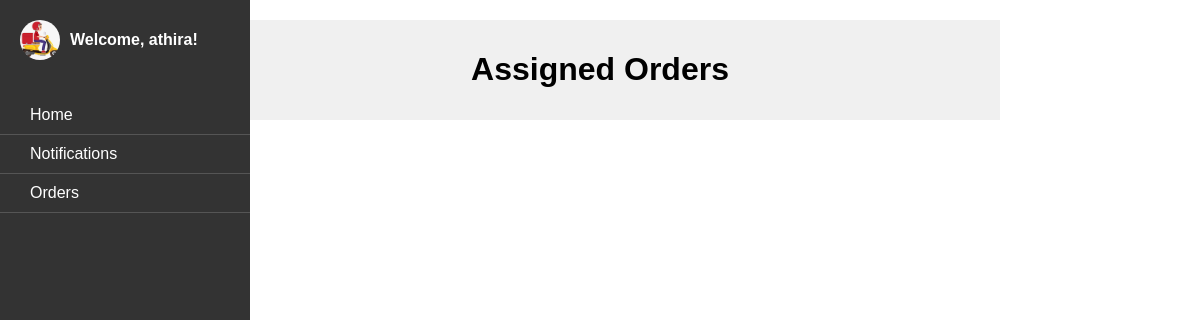
The page /assigned_orders/ (signed in) on the database as committed earlier.
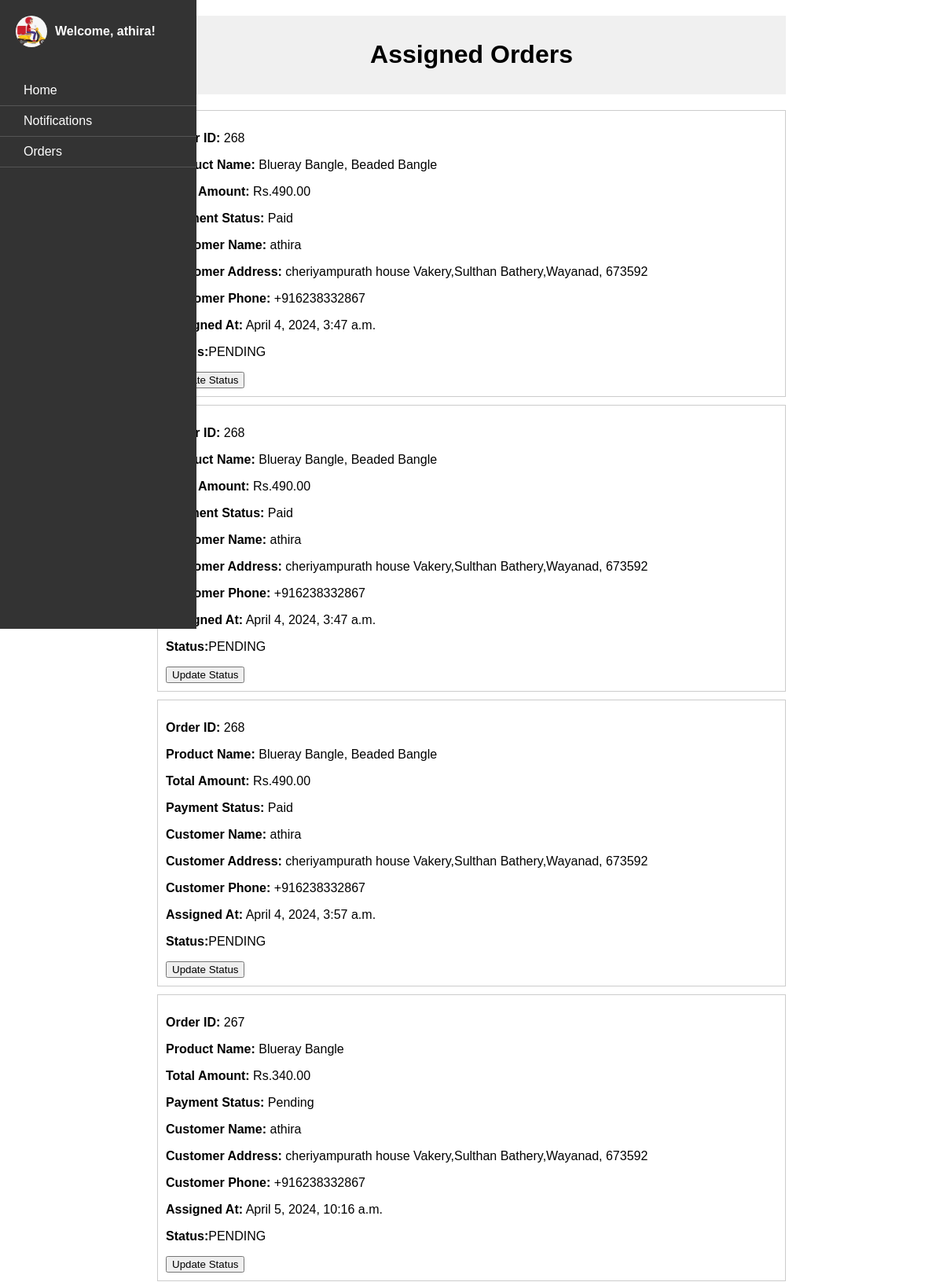
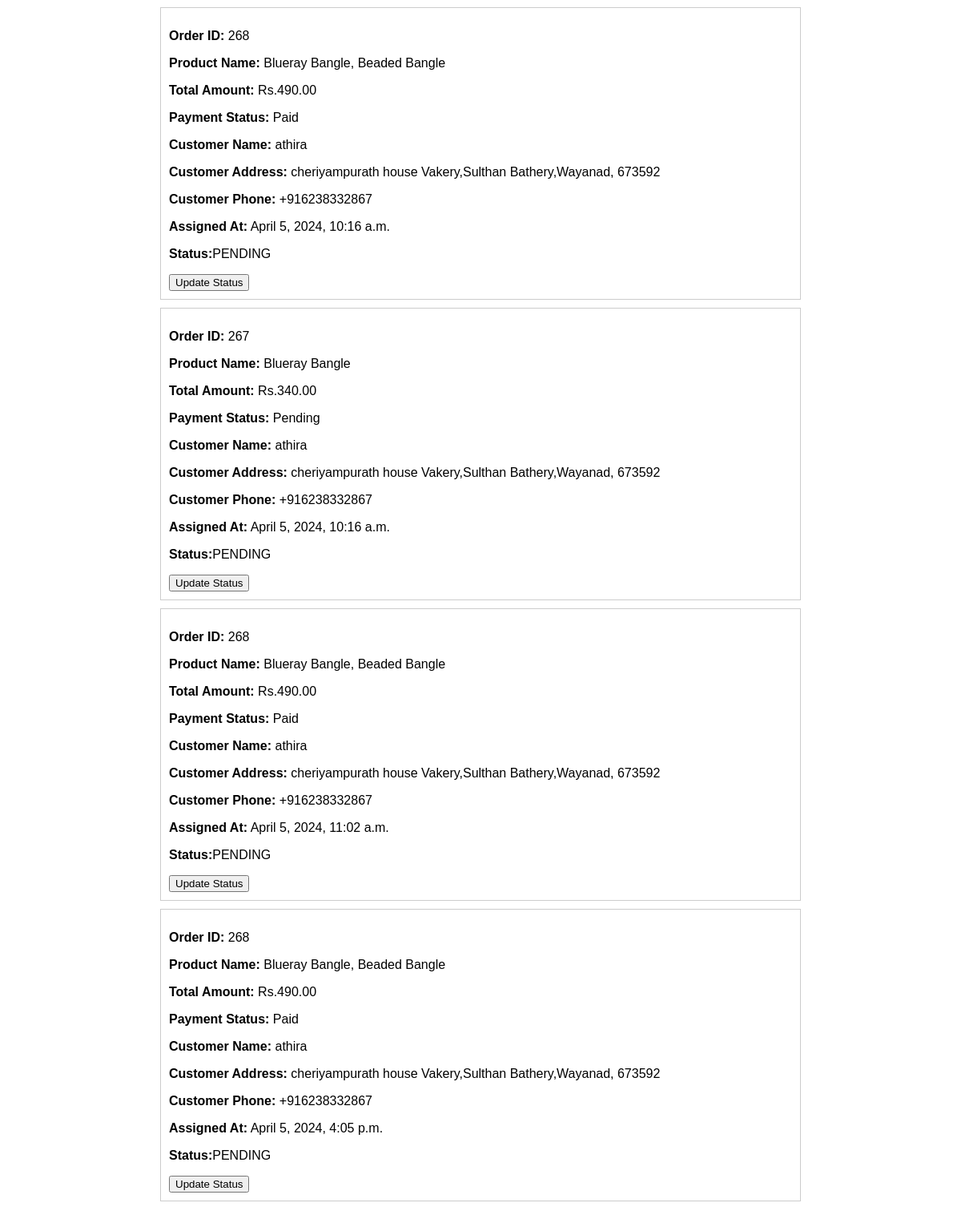
The same page on the database as committed later (2 pictures, top to bottom).
### firstapp/models.py (models this page shows, shortened)
class DeliveryAssignment(models.Model):
    order = models.ForeignKey(Order, on_delete=models.CASCADE)
    delivery_boy = models.ForeignKey(CustomUser, on_delete=models.CASCADE, limit_choices_to={'user_types': CustomUser.DELIVERYTEAM})
    assigned_at = models.DateTimeField(auto_now_add=True)
    is_completed = models.BooleanField(default=False)

class Order(models.Model):
     STATUS = (
        ('Order Confirmed', 'Order Confirmed'),
        ('Processing', 'Processing'),
        ('Shipped', 'Shipped'),
        ('Delivered', 'Delivered'),
        ('Cancelled', 'Cancelled'),
    )
     DELIVERY_STATUS_CHOICES = [
        ('PENDING', 'Pending'),
        ('OUT_FOR_DELIVERY', 'Out for Delivery'),
        ('DELIVERED', 'Delivered'),
    ]
     user = models.ForeignKey(CustomUser, on_delete=models.CASCADE)
     products = models.ManyToManyField(Product1, through='OrderItem')
     total_amount = models.DecimalField(max_digits=10, decimal_places=2)
     payment_id= models.CharField(blank=True, max_length=100, null=True)
     payment_status= models.BooleanField(default=False)
     status = models.CharField(max_length=20, choices=STATUS, default='Order Confirmed')
     created_at = models.DateTimeField(auto_now_add=True)
     delivery_status = models.CharField(max_length=20, choices=DELIVERY_STATUS_CHOICES, default='PENDING')

class Product1(models.Model):
    product_name = models.CharField(max_length=255)
    category = models.ForeignKey(Category1, on_delete=models.CASCADE)  # Use ForeignKey to relate to Category
    subcategory = models.ForeignKey(Subcategory1, on_delete=models.CASCADE)  # Use ForeignKey to relate to Subcategory
    stock = models.PositiveIntegerField(default=1, null=True)
    description = models.TextField()
    price = models.DecimalField(max_digits=10, decimal_places=2)
    discount = models.DecimalField(max_digits=5, decimal_places=2, default=0.0)
    sale_price = models.DecimalField(max_digits=10, decimal_places=2, editable=False)
    product_image = models.ImageField(upload_to='product_images/')
    STATUS_CHOICES = [
        ('In Stock', 'In Stock'),
        ('Out of Stock', 'Out of Stock'),
    ]
    status = models.CharField(max_length=20, choices=STATUS_CHOICES, default='In Stock')

class CustomUser(AbstractUser):
    ADMIN = 1
    CUSTOMER = 2
    DELIVERYTEAM = 3
    USER_TYPES = (
        (ADMIN, 'Admin'),
        (CUSTOMER, 'Customer'),
        (DELIVERYTEAM, 'Deliveryteam')
    )
    user_types = models.PositiveSmallIntegerField(choices=USER_TYPES,default='2')
    fullName = models.CharField(max_length=50)
    email = models.EmailField(max_length=100)
    phone = models.CharField(max_length=12, blank=True)
    password = models.CharField(max_length=128)
    is_admin = models.BooleanField(default=False)
    is_staff = models.BooleanField(default=False)
    is_active = models.BooleanField(default=True)
    is_superadmin = models.BooleanField(default=False)
    objects = UserManager()

class ProfileUser(models.Model):
    user = models.OneToOneField(CustomUser, on_delete=models.CASCADE)
    fullName = models.CharField(max_length=50, blank=True, null=True)
    email = models.EmailField(blank=True, null=True)
    phone_number = models.CharField(max_length=15, blank=True, null=True)
    pincode = models.CharField(max_length=10, blank=True, null=True)
    address = models.TextField(blank=True, null=True)
    gender = models.CharField(max_length=10, blank=True, null=True)
    city = models.CharField(max_length=50, blank=True, null=True)  # New field
    state = models.CharField(max_length=50, blank=True, null=True)  # New field

### firstapp/views.py (the view)
# urls.py: path('assigned_orders/', views.assigned_orders, name='assigned_orders'),
def assigned_orders(request):
    assigned_orders = DeliveryAssignment.objects.all()
    user_address = ProfileUser.objects.filter(user=request.user).first()
    context = {'assigned_orders': assigned_orders,'user_address': user_address}
    return render(request, 'assigned_orders.html', context)

### templates/assigned_orders.html (shortened to what this page needs)
{% load static %}
<!DOCTYPE html>
<html lang="en">
<head>
</head>
<body>
    <div class="sidebar">
        <div class="sidebar-header">
          <img src="{% static 'images/deliverboy.jpeg' %}" >
          <span><strong> Welcome, {{ user.fullName }}!</strong></span>
        </div>
        <ul class="sidebar-menu">
          <li><a href="{% url 'deliveryboydashboard' %}"> Home</a></li>
          <li><a href="#"> Notifications</a></li>
          <li><a href="{% url 'assigned_orders' %}"> Orders</a></li>
        </ul>
      </div>
    <div class="container">
        <div class="header">
            <h1>Assigned Orders</h1>
        </div>
        <div class="order-list">
            {% for assignment in assigned_orders %}
            <div class="order-container">
                <p><strong>Order ID:</strong> {{ assignment.order.id }}</p>
                <p><strong>Product Name:</strong>
                    {% for product in assignment.order.products.all %}
                        {{ product.product_name }}{% if not forloop.last %}, {% endif %}
                    {% endfor %}
                </p>
                <p><strong>Total Amount:</strong> Rs.{{ assignment.order.total_amount }}</p>
                <p><strong>Payment Status:</strong> {% if assignment.order.payment_status %}Paid{% else %}Pending{% endif %}</p>
                <p><strong>Customer Name:</strong> {{ assignment.order.user.fullName }}</p>
                <p><strong>Customer Address:</strong>  {{ user_address.address }}, {{ user_address.pincode }}</p>
                <p><strong>Customer Phone:</strong>  {{ user_address.phone_number }}</p>
                <p><strong>Assigned At:</strong> {{ assignment.assigned_at }}</p>
                <p><strong>Status:</strong>{{ assignment.order.delivery_status }}</p>
                <form action="{% url 'delivery_update_status' order_id=assignment.order.id %}" method="GET">
                  <button type="submit">Update Status</button>
              </form>
            </div>
            {% endfor %}
        </div>
    </div>
</body>
</html>

Rows that differ between the two databases and show on the page:
added DeliveryAssignment: order.id "268", order.total_amount "490.00", shows "Paid", order.user.fullName "athira", assigned_at "April 4, 2024, 3:47 a.m.", order.delivery_status "PENDING"
now on this page (row unchanged): Product1: product_name "Blueray Bangle"
now on this page (row unchanged): Product1: product_name "Beaded Bangle"
now on this page (row unchanged): ProfileUser: address "cheriyampurath house Vakery,Sulthan Bathery,Wayanad", pincode "673592", phone_number "+916238332867"
added DeliveryAssignment: order.id "268", order.total_amount "490.00", shows "Paid", order.user.fullName "athira", assigned_at "April 4, 2024, 3:47 a.m.", order.delivery_status "PENDING"
added DeliveryAssignment: order.id "268", order.total_amount "490.00", shows "Paid", order.user.fullName "athira", assigned_at "April 4, 2024, 3:57 a.m.", order.delivery_status "PENDING"
added DeliveryAssignment: order.id "267", order.total_amount "340.00", shows "Pending", order.user.fullName "athira", assigned_at "April 5, 2024, 10:16 a.m.", order.delivery_status "PENDING"
added DeliveryAssignment: order.id "268", order.total_amount "490.00", shows "Paid", order.user.fullName "athira", assigned_at "April 5, 2024, 10:16 a.m.", order.delivery_status "PENDING"
added DeliveryAssignment: order.id "267", order.total_amount "340.00", shows "Pending", order.user.fullName "athira", assigned_at "April 5, 2024, 10:16 a.m.", order.delivery_status "PENDING"
added DeliveryAssignment: order.id "268", order.total_amount "490.00", shows "Paid", order.user.fullName "athira", assigned_at "April 5, 2024, 11:02 a.m.", order.delivery_status "PENDING"
added DeliveryAssignment: order.id "268", order.total_amount "490.00", shows "Paid", order.user.fullName "athira", assigned_at "April 5, 2024, 4:05 p.m.", order.delivery_status "PENDING"
